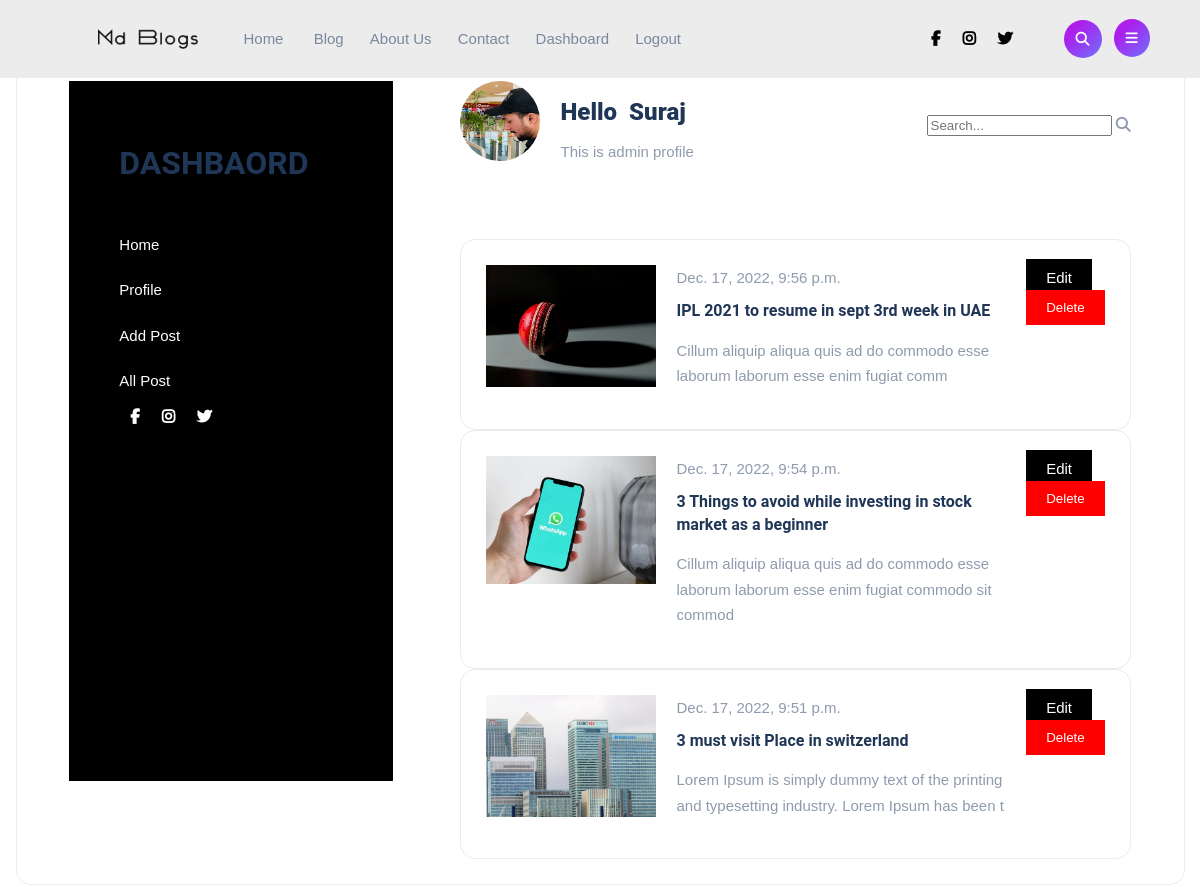
/user/dashboard/ (signed in), run on the app's committed database.
### authsys/models.py (models this page shows, shortened)
class Profile(models.Model):
    user = models.OneToOneField(User, on_delete=models.CASCADE, null=True, blank=True)
    bio = models.TextField()
    profile_pic = models.ImageField(null=True, blank=True, upload_to='images/profile')
    facebook_url = models.URLField(max_length = 255, blank=True, null=True)
    twitter_url = models.URLField(max_length = 255, blank=True, null=True)
    instagram_url = models.URLField(max_length = 255, blank=True, null=True)

### core/models.py (models this page shows)
class Post(models.Model):
    title = models.CharField(max_length=200, unique=True)
    slug = models.SlugField(max_length=300 , unique=True, default=uuid.uuid1)
    author = models.ForeignKey(User, on_delete= models.CASCADE,related_name='blog_posts')
    updated_on = models.DateTimeField(auto_now= True)
    description = FroalaField()
    created_on = models.DateTimeField(auto_now=True)
    feature_image = models.ImageField(upload_to='featured_image/%Y/%m/%d/' ,null=True, blank=True)
    blog_image = models.ImageField(null=True, blank=True, upload_to="blogimages/")
    status = models.IntegerField(choices=STATUS, default=0)
    category = models.CharField(choices=CATEGORY_CHOICES, default="Uncategorized", max_length=50)
    class Meta:
        ordering = ['-created_on']
    def __str__(self):
        return self.title

### authsys/views.py (the view)
# urls.py: path("dashboard/", views.UserDashboard, name="dashboard"),
def UserDashboard(request):
    if request.user.is_staff:
        author = request.user.id
        print(author)
        post = Post.objects.filter(author = author)[:3]
        print(post)
        return render(request, "authsys/dashboard.html", {'ps': post})
    else:
        return HttpResponseRedirect('/')

### authsys/templates/authsys/dashboard.html (shortened to what this page needs)
{% extends "core/base.html" %}
{% load static %}
      {% block navbar %}
        {% include "core/navbar.html" %}
      {% endblock %}
      {% block mainbody %}
      <div class="user-dashboard pt-4">
        <div class="container">
          <div class="d-flex gap-40 justify-evenly solid-box-border">
              <aside class="dashboard-sidebar">
                 <div class="sidebar-head">
                    <h2>DASHBAORD</h2>
                 </div><br>
                  <ul class="sidebar-menu">
                    <li class="sidebar-menu"><a href="#">Home</a></li>
                    <li class="sidebar-menu"><a href="{% url 'profile' %}">Profile</a></li>
                    <li class="sidebar-menu"><a href="{% url 'addBlog' %}">Add Post</a></li>
                    <li class="sidebar-menu"><a href="{% url 'blog' %}">All Post</a></li>
                 </ul>
                 <ul class="d-flex align-center social-icons">
                              <li class="text-decoration-none"><a href="{{ user.profile.facebook_url }}" target="_blank"><i class="fas fa-brands fa-facebook-f text-dark"></i></a></li>
                              <li class="text-decoration-none"><a href="{{ user.profile.instagram_url }}" target="_blank"><i class="fas fa-brands fa-instagram text-dark"></i></a></li>
                              <li class="text-decoration-none"><a href="{{ user.profile.twitter_url }}" target="_blank"><i class="fas fa-brands fa-twitter text-dark"></i></a></li>
                          </ul>
              </aside>
              <div class="user-main">
                <div class="main-content-align d-flex justify-between align-center">
                  <div class="profile-icon">
                      <ul class="d-flex justify-center align-center gap-20">
                        {% if user.profile.profile_pic %}
                          <li>
                            <img src="{{ user.profile.profile_pic.url }}" class="border-50" width="80px" height="80px">
                          </li>
                        {% else %}
                            <li>
                              <img src="{% static 'core/images/user.png' %}" class="border-50" width="80px" height="80px">
                            </li>
                        {% endif %}
                          <li>
                              <h3 class="author-name">Hello<span class="author">&nbsp; {{ request.user.first_name }}</span></h3>
                              <p class="m-0"> {{ user.profile.bio }} </p>
                          </li>
                      </ul>
                  </div>
                  <div class="searchbox">
                     <input type="search" placeholder="Search..."> <i class="fas fa-light fa-magnifying-glass"></i>
                  </div>
                </div>
      <section class="latest-post-list">
          <div class="post-list">
          {% if ps %}
            {% for post in ps %}
              <ul class="d-flex justify-center gap-20 solid-box-border">
                <li>
                    <img src="{{ post.blog_image.url }}" class="img-fluid">
                </li>
                <li>
                    <span class="post-date">{{ post.created_on }}</span>
                      <h4>{{ post.title }}</h4>
                      <p>{{ post.description | safe |slice:':100'  }}</p>
                </li>
                <li>
                  <a href="{% url 'editpost' post.slug %}" class="btn-secondary">Edit</a>
                  {% if request.user.is_superuser %}
                    <form action="{% url 'DeletePost' post.slug %}" method="POST">
                      <input type="submit" class="btn-danger" Value="Delete">
                    </form>
                  {% endif %}
              </li>
              </ul>
            {% endfor %}
          {% else %}
              <h3>No Post added</h3>
          {% endif %}
          </div>
      </section>
<br>
      {% endblock mainbody %}

### core/static/core/css/style.css (style rules this page uses)
:root { --bg-gradient: linear-gradient(315deg, #6e72fc 0%, #ad1deb 74%); --text-white : #fff; --btn-font-size : 12px; }
body { color: #8f9bad; background-color: #fff; font-size: 15px; line-height: 1.7; overflow-x: hidden; font-family: 'Poppins', sans-serif !important; }
h1,h2,h3,h4,h5,h6 { font-family: 'Roboto', sans-serif !important; color: #203656; font-weight: 700; line-height: 1.4; margin: 10px 0; }
h4 { font-size: 16px; }
h2 { font-size: 32px; }
h3 { font-size: 24px; font-weight: 800; }
section { float: left; width: 100%; }
.btn-danger { padding : 10px 20px; background: #f00; color: #fff; border: none; }
.btn-secondary { padding : 10px 20px; background: #000; color: #fff; border: none; }
.img-fluid { width: 100%; }
.social-icons i { padding: 0 11px; }
a, a:hover, a:focus, a:active { text-decoration: none; outline: none; }
ul { margin: 0; padding: 0; list-style: none; }
aside.dashboard-sidebar { flex-basis: 20%; background: #000; padding: 50px 50px; margin: 0; height: 75vh; }
.dashboard-sidebar a, .dashboard-sidebar i { color: #fff; }
ul.sidebar-menu li { display: block; padding: 10px 0px; }
.user-main { flex-basis: 60%; }
.post-list img { width: 170px; }

### core/static/core/css/utils.css (style rules this page uses)
.container { width: min(100% - 15px, 1200px); margin-inline:auto; }
section { padding-top: 70px; }
.d-flex { display: flex; }
.justify-center { justify-content: center; }
.align-center { align-items: center; }
.justify-between { justify-content: space-between; }
.justify-evenly { justify-content: space-evenly; }
a { text-decoration: none; color: #000c; }
li { list-style: none; display: inline; }
.text-dark { color: #000; }
.m-0 { margin: 0; }
.gap-20 { gap: 20px; }
.gap-40 { gap: 40px; }
.pt-4 { padding-top: 4%; }
.border-50 { border-radius: 50%; }
.solid-box-border { border: 1px solid #ebebeb; border-radius: 15px; padding: 25px 25px; }

### core/static/core/css/load.css (style rules this page uses)
* { transition: all .2s linear; }

### data on the page
Post: blog_image (picture), created_on "Dec. 17, 2022, 9:56 p.m.", title "IPL 2021 to resume in sept 3rd week in UAE", description "Cillum aliquip aliqua quis ad do commodo esse laborum laborum esse enim fugiat comm"
Post: blog_image (picture), created_on "Dec. 17, 2022, 9:54 p.m.", title "3 Things to avoid while investing in stock market as a beginner", description "Cillum aliquip aliqua quis ad do commodo esse laborum laborum esse enim fugiat commodo sit commod"
Post: blog_image (picture), created_on "Dec. 17, 2022, 9:51 p.m.", title "3 must visit Place in switzerland", description "Lorem Ipsum is simply dummy text of the printing and typesetting industry. Lorem Ipsum has been t"

### other printed values
{{ request.user.first_name }} "Suraj"
{{ user.profile.bio }} "This is admin profile"
